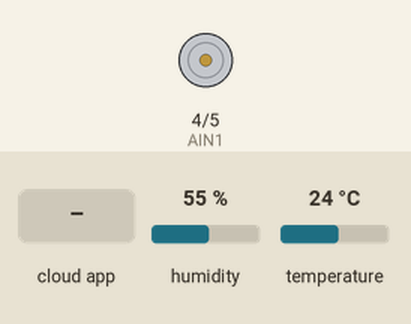
Recording of a sketch running on a simulated Arduino Uno, built with avr-gcc and run on an emulated ATmega328P. On the bench: motor-driver pin pairs drawn as motors (green arrow = first pin HIGH = forward, orange = second pin HIGH = backward, longer = more drive, scaled by the enable pin). Inputs (shaded band) come from the test bench; at power-on: humidity 55 %, temperature 24 °C. The ROS host is connected and sends only what is stated.

Above: at 1.2 s.
1.3 s: the phone or cloud app sets linear.x to -100
At 1.8 s:
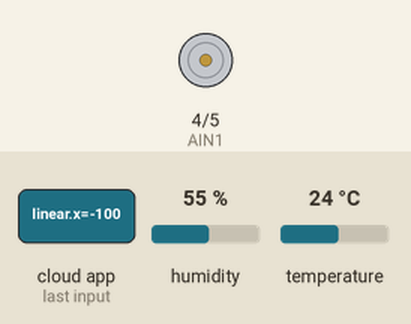
2.8 s: the phone or cloud app sets linear.x to 100
At 3.4 s:
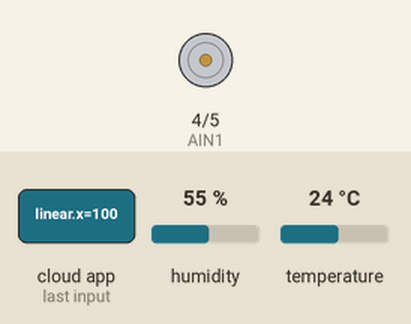
Timing chart, 0 to 5.8 s (numbered marks = the images above; inputs shaded):
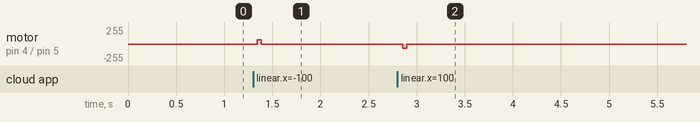

The sketch:

soil_sensor_w_linear_actuator.ino
```cpp
// (licence header left out)
//v3 changelog
// Added subscriber to listen to topics published by RPI (ROS) to control linear actuator

// ROS Setup Stuff
#include <ros.h>
#include <std_msgs/String.h>
#include <std_msgs/Float32.h>
#include <std_msgs/Uint8.h>

#include <geometry_msgs/Twist.h>

#include <SHT1x.h>

// Specify data and clock connections and instantiate SHT1x object
#define dataPin  10
#define clockPin 11
SHT1x sht1x(dataPin, clockPin);

ros::NodeHandle nh;

std_msgs::Float32 temp_msg;  // To publish temp information
std_msgs::Float32 humid_msg; // To publish humidity information
std_msgs::Float32 linear_actuator_cmd_echo_msg; // To publish humidity information

std_msgs::Float32 actuator_msg; // To actuator motor

ros::Publisher pub_temp("temperature", &temp_msg);
ros::Publisher pub_humid("humidity", &humid_msg);
ros::Publisher pub_linear_command_echo("Linear_Actuator_Command_Echo", &linear_actuator_cmd_echo_msg);

// For linear actuator
int incomingByte = 0;   // for incoming serial data

// Create the callback function for the subscriber
//void actuatorCb(const std_msgs::Float32& cmd_msg)
void actuatorCb(const geometry_msgs::Twist& cmd_msg) // for Twist msg
{

  // Pre-Teleop
  //actuator_msg.data = cmd_msg.data;
  //linear_actuator_cmd_echo_msg.data = cmd_msg.data;

  // For Teleop Msg Parsing
  // Access the x variable in the data
  actuator_msg.data = cmd_msg.linear.x;
  linear_actuator_cmd_echo_msg.data = cmd_msg.linear.x;
}

// Create the subscriber before void setup
//ros::Subscriber<std_msgs::Float32> sub("linear_actuator_cmd", &actuatorCb );
ros::Subscriber<geometry_msgs::Twist> sub("linear_actuator_cmd", &actuatorCb );

void setup()
{
   // Initialize ROS node
   nh.initNode();
   nh.advertise(pub_temp);
   nh.advertise(pub_humid);
   nh.advertise(pub_linear_command_echo);
   nh.subscribe(sub); // Need to subscribe to subscription in void setup

   //Serial.begin(57600); // Open serial connection to report values to host
   //Serial.println("Starting up");

   // Setup code for linear actuator
   // put your setup code here, to run once:
   #define AIN1 4
   //#define BIN1 7
   #define AIN2 5
   //#define BIN2 8
   #define PWMA 6
   //myservo.attach(6);  // attaches the servo on pin 9 to the servo object
   //#define PWMB 9
   #define STBY 9
   pinMode(AIN1, OUTPUT);
   pinMode(AIN2, OUTPUT);

}

void loop()
{
  float temp_c;
  float temp_f;
  float humidity;

  float linear_actuator_cmd = actuator_msg.data;

  // Read values from the sensor
  temp_c = sht1x.readTemperatureC();
  //temp_f = sht1x.readTemperatureF();
  humidity = sht1x.readHumidity();

// Serial Stuff commented out
/*
  // Print the values to the serial port
  Serial.print("Temperature: ");
  Serial.print(temp_c, DEC);
  Serial.print("C / ");
  //Serial.print(temp_f, DEC);
  //Serial.print("F. Humidity: ");
  Serial.print("Humidity: ");
  Serial.print(humidity);
  Serial.println("%");
*/
  // ROS stuff
  temp_msg.data = temp_c;
  humid_msg.data = humidity;
  pub_temp.publish(&temp_msg);
  pub_humid.publish(&humid_msg);
  pub_linear_command_echo.publish(&linear_actuator_cmd_echo_msg); // Topic to ensure linear_actuator_cmd msg is received

  //Serial.println(linear_actuator_cmd);
  // For ROS
  // 1
  //if (linear_actuator_cmd == 11)// Move down

  // Swap to using teleop
  if (linear_actuator_cmd < 0)// Move down
  {
    analogWrite(PWMA, 64);
    digitalWrite(AIN1, HIGH);       // sets the digital pin 13 on
    digitalWrite(AIN2, LOW);        // sets the digital pin 13 off

  }// End else if for moving down

  // 2
  //else if (linear_actuator_cmd == 12) // Move up
  else if (linear_actuator_cmd > 0) // Move up
  {
    analogWrite(PWMA, 64);
    digitalWrite(AIN1, LOW);       // sets the digital pin 13 on
    digitalWrite(AIN2, HIGH);  // LOW, LOW -> Freeze, HIGH, HIGH -> Freeze
  } // End else if for moving up

  // 0: By Default, it should stop unless a signal is given
  else // if (linear_actuator_cmd == 10) // Stop
  {
    analogWrite(PWMA, 0);
  } // End else

  // After publishing the echo message.
  // Set it to be 0, so that a continuous stream of linear_actuator_cmd messages have to be sent
  // If it is not set to non-zero in the next time step, the else would trigger and turn off the motor
  linear_actuator_cmd_echo_msg.data = 0;

  //linear_actuator_cmd_echo_msg.linear.x = 0;

  // Reset the variable for the linear actuator cmd to 0, so there needs to be a continuous stream of data for it to actuate the motor
  // linear_actuator_cmd = 0; This does not work, as actuator_msg.data is still the old value, linear_actuator_cmd takes value from actuator_msg.data
  actuator_msg.data = 0;

  //actuator_msg.linear.x = 0; // for teleop


  // Test
  //nh.loginfo("Linear Actuator Cmd: %d", linear_actuator_cmd);

  nh.spinOnce(); //Placing this line here prevents it from working - The Arduino Serial part...

  //delay(2000);

  // For Arduino Testing
  // send data only when you receive data:
  if (Serial.available() > 0)
  {
    // read the incoming byte:
    incomingByte = Serial.read();

    // say what you got:
    //Serial.print("I received: ");
    //Serial.println(incomingByte, DEC);

    // The code in here is to test the logic when using Serial monitor to send the inputs into the ProMini
    // Instead of using a ROS topic
    // 1
    if (incomingByte == 49)// Move down
    {
      analogWrite(PWMA, 64);
      digitalWrite(AIN1, HIGH);       // sets the digital pin 13 on
      digitalWrite(AIN2, LOW);        // sets the digital pin 13 off

    }

    // 2: 50 - 48 = 2 (ASCII to dec conversion)
    else if (incomingByte == 50) // Move up
    {
      analogWrite(PWMA, 64);
      digitalWrite(AIN1, LOW);       // sets the digital pin 13 on
      digitalWrite(AIN2, HIGH);  // LOW, LOW -> Freeze, HIGH, HIGH -> Freeze
    }

    // By Default, if there is no signal. Stop
    // 0
    else // else if (incomingByte == 48) // Stop
    {
      analogWrite(PWMA, 0);
    }

    // If Serial Testing used...Earlier intermediate testing code
    // Reset incoming Byte to 0 at end of receiving the message
    incomingByte = 0;
  } // End Serial.available()

  //if (incomingByte != 48) or (incomingByte != 49)
  //{
  //  analogWrite(PWMA, 0);
  //}

  // For Debugging
  // Waiting for Serial Input
  //Serial.println("Waiting for Serial Input");
  //analogWrite(PWMA, 128); // Use servo, analogWrite and servo both work
  //myservo.write(179);
  // put your main code here, to run repeatedly:

  //nh.spinOnce();

} // End of Main Loop
```

Measured:
- after the input at 1.3 s, motor on pin 4 (AIN1) / pin 5 (AIN2): stopped → forward 64/255 at once, → stopped 0.04 s later
- after the input at 2.8 s, motor on pin 4 (AIN1) / pin 5 (AIN2): stopped → backward 64/255 after 0.05 s, → stopped 0.04 s later
